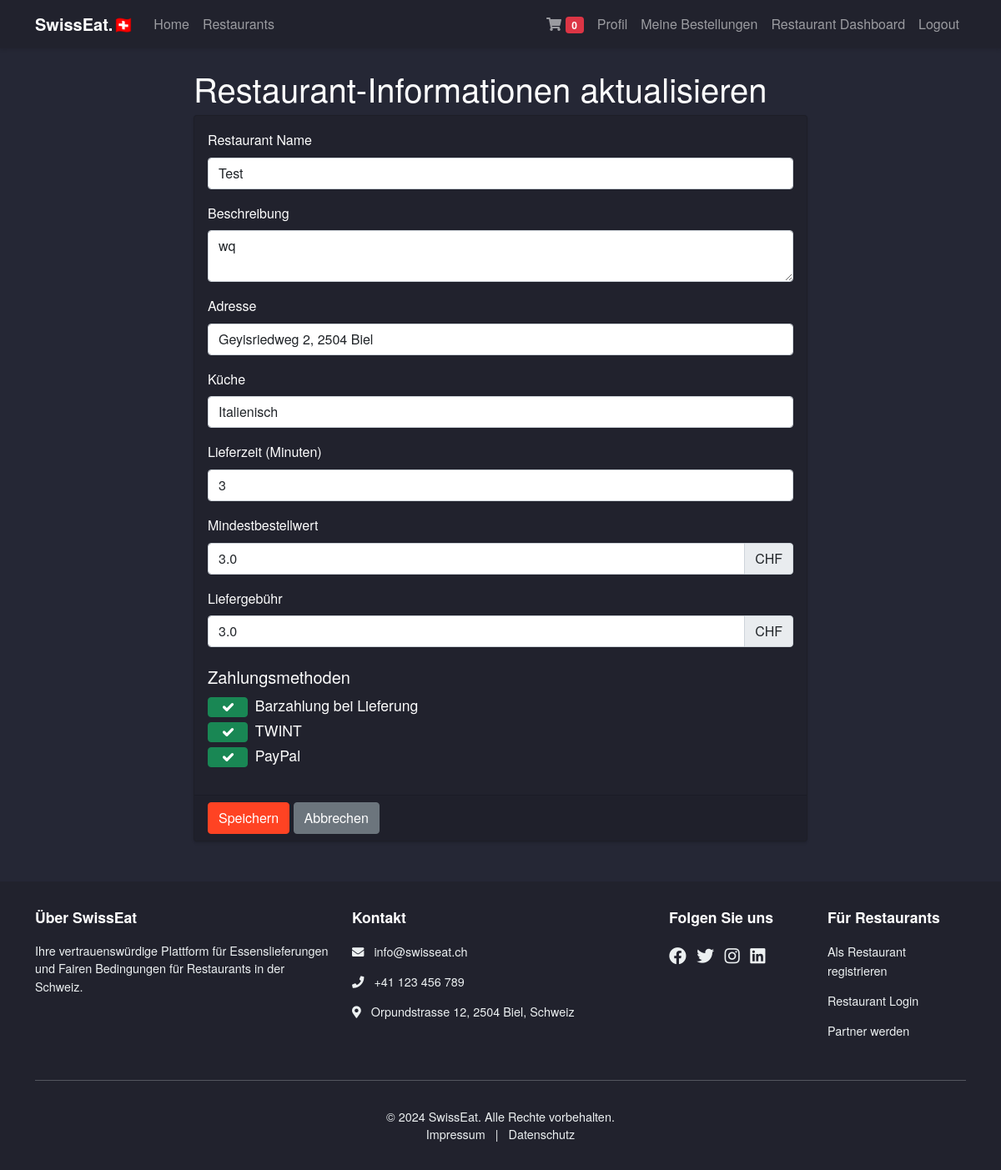
Before: /restaurant/update (signed in) with the older database file.
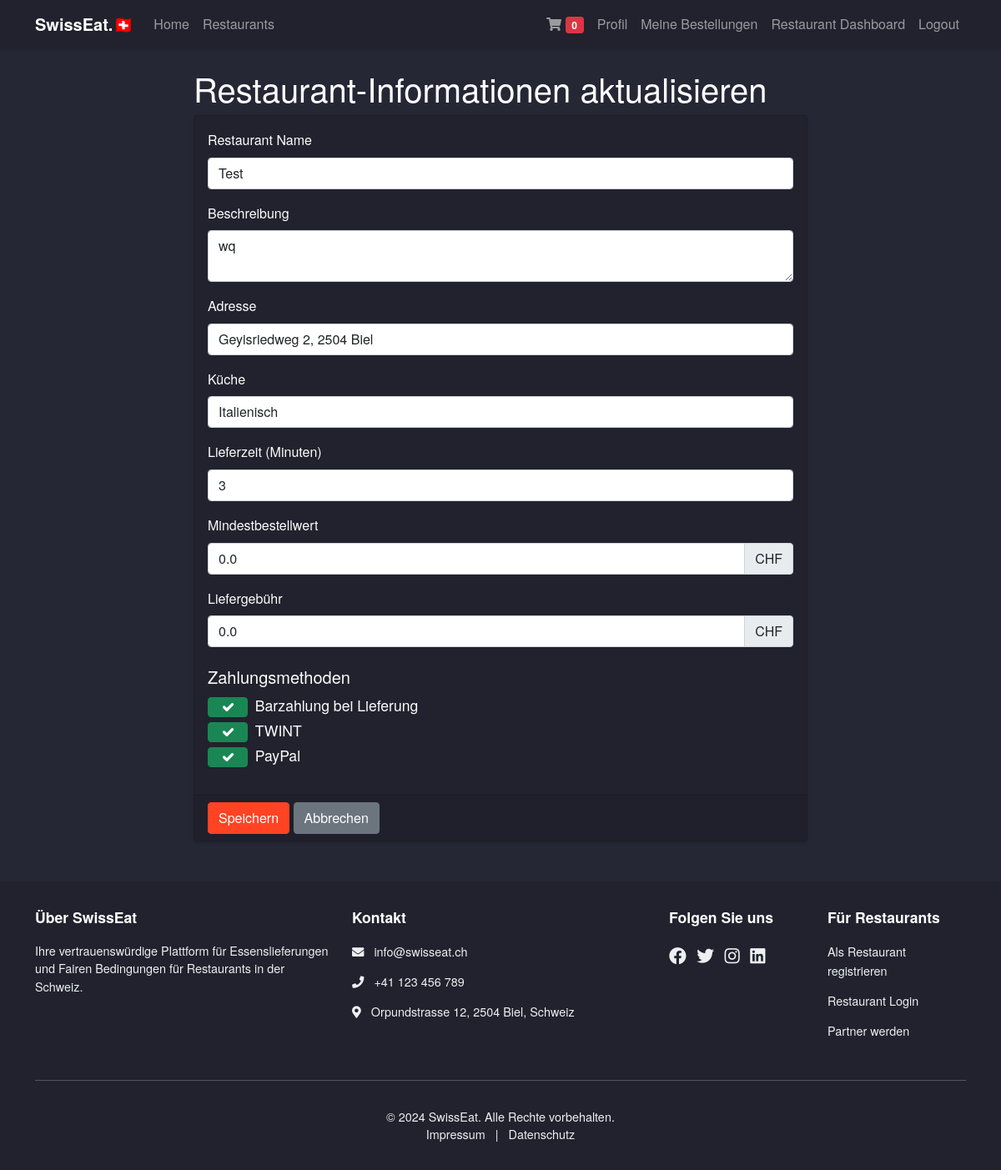
After: the same page with the newer database file.
### swisseat/models.py (models this page shows, shortened)
class Restaurant(db.Model):
    id = db.Column(db.Integer, primary_key=True)
    name = db.Column(db.String(100), nullable=False)
    description = db.Column(db.Text)
    address = db.Column(db.String(200), nullable=False)
    cuisine_type = db.Column(db.String(50), nullable=False)
    rating = db.Column(db.Float, default=0.0)
    delivery_time = db.Column(db.Integer, nullable=False)  # in minutes
    minimum_order = db.Column(db.Float, nullable=False)  # in CHF
    delivery_fee = db.Column(db.Float, nullable=False, default=0)  # in CHF
    accepts_cash = db.Column(db.Boolean, nullable=False, default=True)
    accepts_twint = db.Column(db.Boolean, nullable=False, default=True)
    accepts_paypal = db.Column(db.Boolean, nullable=False, default=True)
    is_active = db.Column(db.Boolean, nullable=False, default=True)
    owner_id = db.Column(db.Integer, db.ForeignKey('user.id'), nullable=False)
    menu_items = db.relationship('MenuItem', backref='restaurant', lazy=True)
    orders = db.relationship('Order', backref='restaurant', lazy=True)
    reviews = db.relationship('Review', backref='restaurant', lazy=True)
    carts = db.relationship('Cart', back_populates='restaurant', lazy=True)

### swisseat/admin/routes.py (the view)
@admin.route("/restaurant/update", methods=['GET', 'POST'])
@login_required
def update_restaurant():
    if not current_user.is_restaurant_owner():
        flash('Zugriff verweigert.', 'danger')
        return redirect(url_for('main.home'))
    restaurant = Restaurant.query.filter_by(owner=current_user).first()
    if not restaurant:
        flash('Kein Restaurant gefunden.', 'danger')
        return redirect(url_for('main.home'))
    form = RestaurantUpdateForm()
    if form.validate_on_submit():
        restaurant.name = form.name.data
        restaurant.description = form.description.data
        restaurant.address = form.address.data
        restaurant.cuisine_type = form.cuisine_type.data
        restaurant.delivery_time = form.delivery_time.data
        restaurant.minimum_order = form.minimum_order.data
        restaurant.delivery_fee = form.delivery_fee.data
        restaurant.accepts_cash = form.accepts_cash.data
        restaurant.accepts_twint = form.accepts_twint.data
        restaurant.accepts_paypal = form.accepts_paypal.data
        db.session.commit()
        flash('Restaurant wurde erfolgreich aktualisiert!', 'success')
        return redirect(url_for('admin.restaurant_dashboard'))
    elif request.method == 'GET':
        form.name.data = restaurant.name
        form.description.data = restaurant.description
        form.address.data = restaurant.address
        form.cuisine_type.data = restaurant.cuisine_type
        form.delivery_time.data = restaurant.delivery_time
        form.minimum_order.data = restaurant.minimum_order
        form.delivery_fee.data = restaurant.delivery_fee
        form.accepts_cash.data = restaurant.accepts_cash
        form.accepts_twint.data = restaurant.accepts_twint
        form.accepts_paypal.data = restaurant.accepts_paypal
    return render_template('admin/update_restaurant.html',
                         title='Restaurant Aktualisieren',
                         form=form)

### swisseat/models.py (called while the page is built)
@login_manager.user_loader
def load_user(user_id):
    return User.query.get(int(user_id))

    def is_restaurant_owner(self):
        return self.role == 'restaurant_owner'

### swisseat/templates/admin/update_restaurant.html (shortened to what this page needs)
{% extends "layout.html" %}
{% block content %}
<div class="container mt-4">
    <div class="row">
        <div class="col-md-8 offset-md-2">
            <h1>Restaurant-Informationen aktualisieren</h1>
            <form method="POST" action="">
                <div class="card">
                    <div class="card-body">
                        <div class="mb-3">
                            {{ form.name.label(class="form-label") }}
                            {{ form.name(class="form-control") }}
                        </div>
                        <div class="mb-3">
                            {{ form.description.label(class="form-label") }}
                            {{ form.description(class="form-control") }}
                        </div>
                        <div class="mb-3">
                            {{ form.address.label(class="form-label") }}
                            {{ form.address(class="form-control") }}
                        </div>
                        <div class="mb-3">
                            {{ form.cuisine_type.label(class="form-label") }}
                            {{ form.cuisine_type(class="form-control") }}
                        </div>
                        <div class="mb-3">
                            {{ form.delivery_time.label(class="form-label") }}
                            {{ form.delivery_time(class="form-control") }}
                        </div>
                        <div class="mb-3">
                            {{ form.minimum_order.label(class="form-label") }}
                            <div class="input-group">
                                {{ form.minimum_order(class="form-control") }}
                                <span class="input-group-text">CHF</span>
                            </div>
                        </div>
                        <div class="mb-3">
                            {{ form.delivery_fee.label(class="form-label") }}
                            <div class="input-group">
                                {{ form.delivery_fee(class="form-control") }}
                                <span class="input-group-text">CHF</span>
                            </div>
                        </div>
                        <h5 class="mt-4">Zahlungsmethoden</h5>
                        <div class="mb-3">
                            <div class="form-check">
                                {{ form.accepts_cash(class="form-check-input") }}
                                {{ form.accepts_cash.label(class="form-check-label") }}
                            </div>
                            <div class="form-check">
                                {{ form.accepts_twint(class="form-check-input") }}
                                {{ form.accepts_twint.label(class="form-check-label") }}
                            </div>
                            <div class="form-check">
                                {{ form.accepts_paypal(class="form-check-input") }}
                                {{ form.accepts_paypal.label(class="form-check-label") }}
                            </div>
                        </div>
                    </div>
                    <div class="card-footer">
                        <button type="submit" class="btn btn-primary">Speichern</button>
                        <a href="{{ url_for('admin.restaurant_dashboard') }}" class="btn btn-secondary">Abbrechen</a>
                    </div>
                </div>
            </form>
        </div>
    </div>
</div>
{% endblock content %}

Changed rows visible on the page:
changed Restaurant "Test": minimum_order "3.0" → "0.0"; delivery_fee "3.0" → "0.0"
